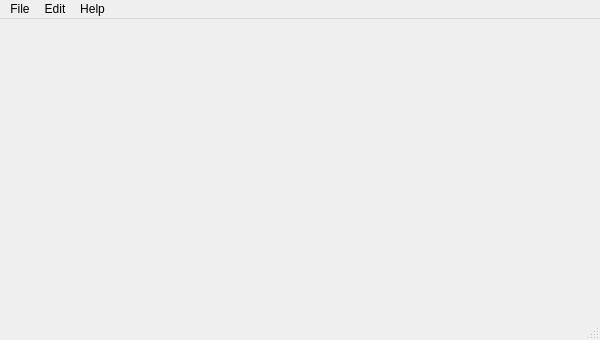
<?xml version="1.0" encoding="UTF-8"?>
<ui version="4.0">
 <class>MainWindow</class>
 <widget class="QMainWindow" name="MainWindow">
  <property name="geometry">
   <rect>
    <x>0</x>
    <y>0</y>
    <width>600</width>
    <height>340</height>
   </rect>
  </property>
  <property name="windowTitle">
   <string>Nitrous</string>
  </property>
  <widget class="QWidget" name="centralwidget"/>
  <widget class="QMenuBar" name="menubar">
   <property name="geometry">
    <rect>
     <x>0</x>
     <y>0</y>
     <width>600</width>
     <height>21</height>
    </rect>
   </property>
   <property name="defaultUp">
    <bool>false</bool>
   </property>
   <widget class="QMenu" name="menuFile">
    <property name="title">
     <string>File</string>
    </property>
    <addaction name="actionOpen"/>
    <addaction name="separator"/>
    <addaction name="actionExport_PRODDATA_DAT"/>
   </widget>
   <widget class="QMenu" name="menuHelp">
    <property name="title">
     <string>Help</string>
    </property>
    <addaction name="actionAbout"/>
   </widget>
   <widget class="QMenu" name="menuEdit">
    <property name="title">
     <string>Edit</string>
    </property>
    <addaction name="actionPreferences"/>
   </widget>
   <addaction name="menuFile"/>
   <addaction name="menuEdit"/>
   <addaction name="menuHelp"/>
  </widget>
  <widget class="QStatusBar" name="statusbar"/>
  <action name="actionAbout">
   <property name="icon">
    <iconset theme="QIcon::ThemeIcon::HelpAbout"/>
   </property>
   <property name="text">
    <string>About</string>
   </property>
  </action>
  <action name="actionPreferences">
   <property name="text">
    <string>Preferences...</string>
   </property>
  </action>
  <action name="actionOpen">
   <property name="text">
    <string>Open</string>
   </property>
  </action>
  <action name="actionExport_PRODDATA_DAT">
   <property name="text">
    <string>Export PRODDATA.DAT</string>
   </property>
  </action>
 </widget>
 <resources/>
 <connections/>
</ui>
